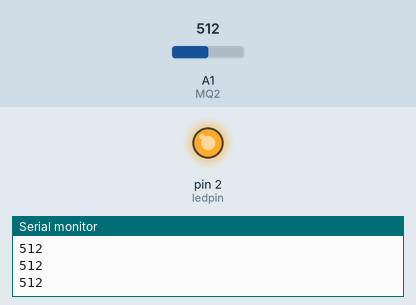
This sketch was run on a simulated Arduino Uno, built with avr-gcc and run on an emulated ATmega328P. Parts: output pins drawn as LEDs (lit = HIGH), the last lines printed to the serial monitor. The inputs (shaded band) are chosen by the test bench; at power-on: A1 (MQ2) = 512.

Above: at 1.2 s.
1.3 s: A1 (MQ2) set to 277
2.8 s: A1 (MQ2) set to 248
At 3.5 s:
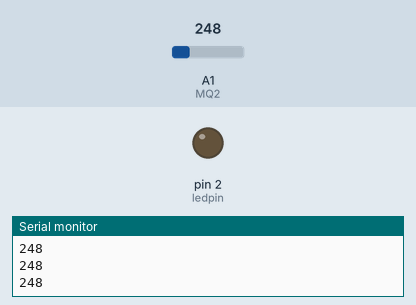
4.3 s: A1 (MQ2) set to 270
At 4.6 s:
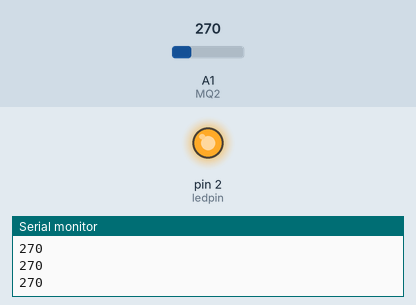
5.8 s: A1 (MQ2) set to 250
At 7.0 s:
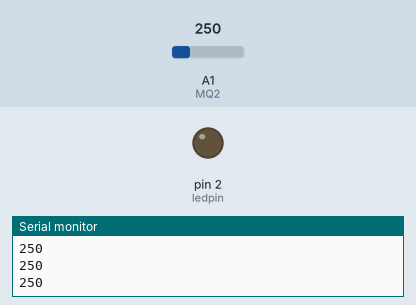
Timing chart, 0 to 8.3 s (numbered marks = the images above; inputs shaded):
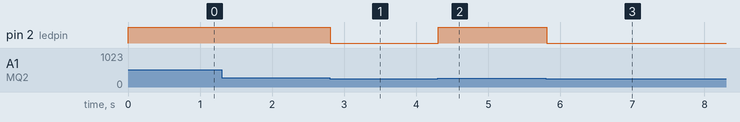

Measured:
- the behaviour switches between 261 and 260 on A1 (MQ2) (found by bisection; images 0 and 1)
- after the input at 2.8 s, pin 2 (ledpin): HIGH → LOW at once
- after the input at 4.3 s, pin 2 (ledpin): LOW → HIGH at once
- after the input at 5.8 s, pin 2 (ledpin): HIGH → LOW at once

The sketch:

code_Smoke_sensor.ino
```cpp
int MQ2=A1;
int ledpin=2;
int val=0;
void setup()
{
  pinMode(MQ2,INPUT);
  pinMode(ledpin,OUTPUT);//Defining the LED port for the output port
  Serial.begin(9600);//The baud rate is 9600
}
void loop()
{
  val=analogRead(MQ2);//Read the voltage at port A0 and assign it to val
  Serial.println(val);
  if(val>260)
  digitalWrite(ledpin,HIGH);
  else
  digitalWrite(ledpin,LOW);
}
```
